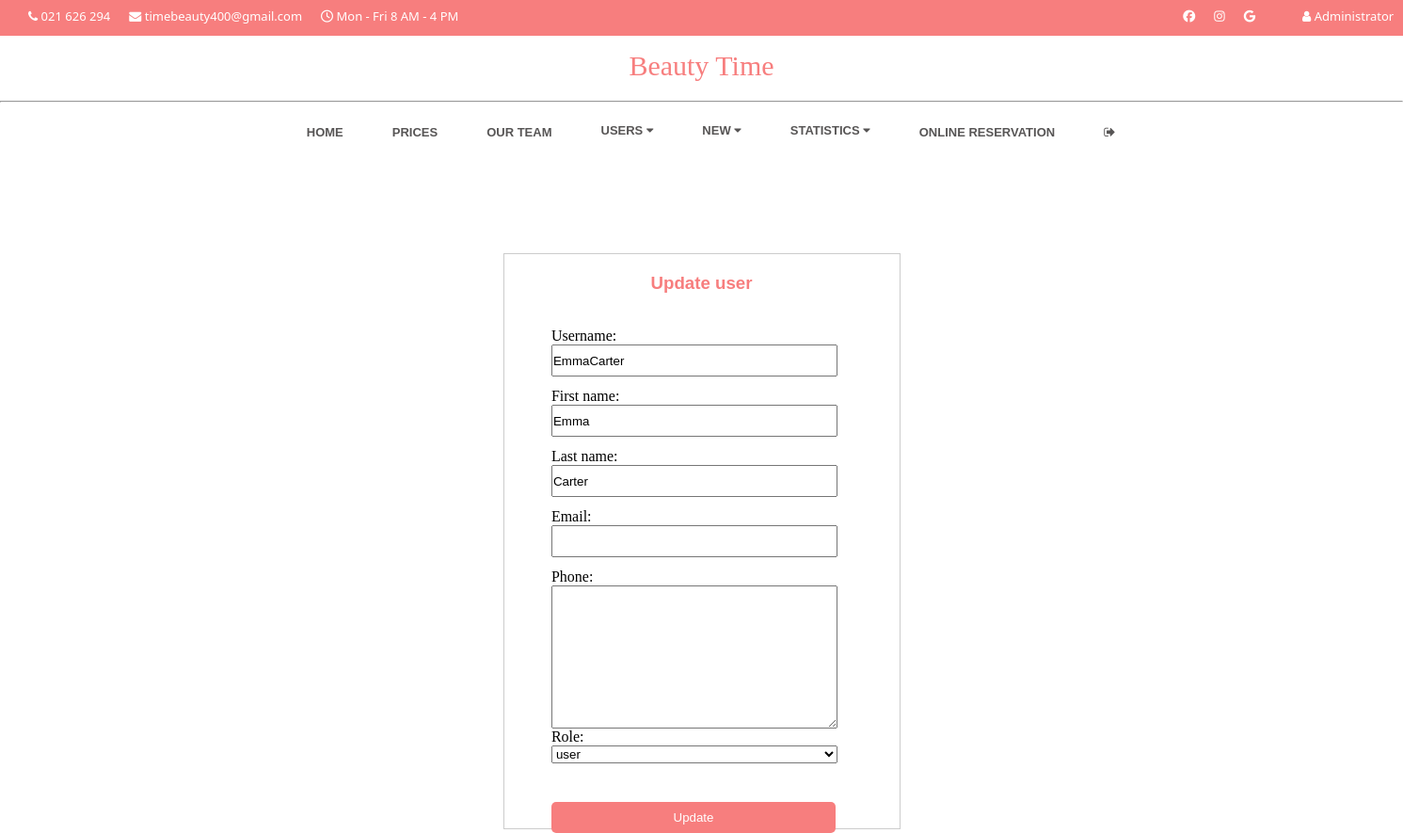
The page /update_user/2/ (signed in) on the database its author committed.
### app1/models.py (models this page shows, shortened)
class Users(AbstractUser):
    email = models.EmailField()
    ROLES = (('employee', 'employee'), ('user', 'user'))
    role = models.CharField(max_length=50, choices=ROLES)
    phone = PhoneField(blank = True)
    category = models.ManyToManyField(ServiceCategory, related_name='users')
    image = models.ImageField(upload_to='images/', blank=True)

### app1/views.py (the view)
# urls.py: path('update_user/<int:user_id>/', views.update_user, name = 'update_user'),
def update_user(request, user_id):
    user = Users.objects.get(id = user_id)
    if request.user.is_superuser:
        if request.method == 'GET':
            user_to_update = UpdateUser(instance = user)
            return render(request, 'update_user.html', {'form': user_to_update})
        elif request.method == 'POST':
            user_to_update = UpdateUser(request.POST, instance = user)
            if user_to_update.is_valid():
                user_to_update.save()
                return redirect('users_list')
        else:
            return HttpResponse("Error!")

### app1/forms.py
class UpdateUser(ModelForm):
    ROLES = (('user', 'user'),)
    role = forms.ChoiceField(choices = ROLES)
    username = forms.CharField(
        max_length=150,
        error_messages={}
    )
    class Meta:
        model = Users
        fields = ['username', 'first_name', 'last_name', 'email', 'phone', 'role']

### app1/templates/update_user.html (shortened to what this page needs)
{% extends 'base.html' %}
{% block update_user_block %}
<form method="POST">
    <div class="update_user_card">
        <h3 id="update_user_title">Update user</h3><br><br>
        <div class="formFields">
            {{form}}
        </div><br><br>
        <input type="submit" value="Update" class="update_user_btn">
    </div>
</form>
{% endblock %}

### app1/static/css/style.css (style rules this page uses)
h3 { text-align: center; font-family: Arial, Helvetica, sans-serif; }

### app1/templates/base.html (style rules this page uses)
* { margin: 0; padding: 0; }

### app1/templates/update_user.html (style rules this page uses)
.update_user_card { border: 1px solid #ccc; position: relative; background-color: white; width: 380px; margin: 0 auto; padding: 20px; margin-top: 150px; height: 570px; }
.formFields { display: flex; flex-direction: column; width: 80%; left: 8%; position: relative; }
.formFields input { height: 30px; }
.formFields input { width: 300px; }
.formFields input { margin-bottom: 12px; }
#update_user_title { color: #f77e7e; font-family: Arial, Helvetica, sans-serif; text-align: center; }
.update_user_btn { background-color: #f77e7e; color: white; border: none; padding: 9px 130px; cursor: pointer; position: relative; left: 30px; margin-top: 5px; border-radius: 5px; }

### rows shown on the page
Users: username "EmmaCarter", first_name "Emma", last_name "Carter", role "user"
